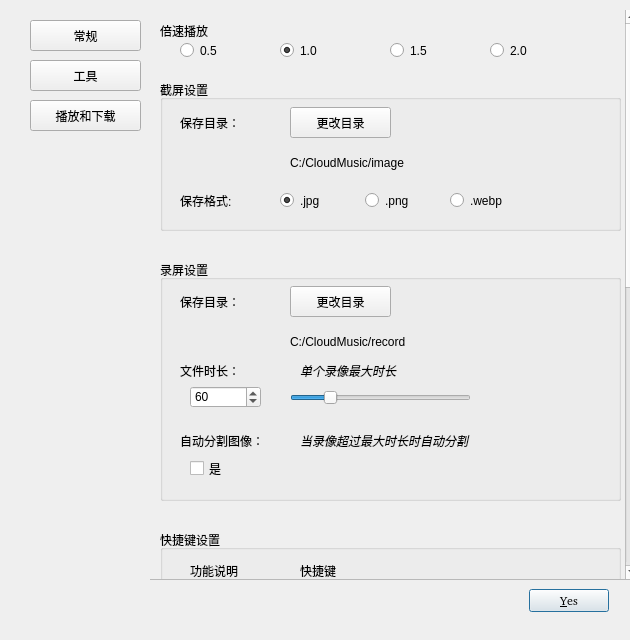
<?xml version="1.0" encoding="UTF-8"?>
<ui version="4.0">
 <class>SettingWindow</class>
 <widget class="QDialog" name="SettingWindow">
  <property name="geometry">
   <rect>
    <x>0</x>
    <y>0</y>
    <width>630</width>
    <height>640</height>
   </rect>
  </property>
  <property name="windowTitle">
   <string>Dialog</string>
  </property>
  <property name="styleSheet">
   <string notr="true"/>
  </property>
  <widget class="QDialogButtonBox" name="buttonBox">
   <property name="geometry">
    <rect>
     <x>220</x>
     <y>580</y>
     <width>389</width>
     <height>41</height>
    </rect>
   </property>
   <property name="minimumSize">
    <size>
     <width>0</width>
     <height>0</height>
    </size>
   </property>
   <property name="font">
    <font>
     <family>“Segoe UI”</family>
    </font>
   </property>
   <property name="cursor">
    <cursorShape>ArrowCursor</cursorShape>
   </property>
   <property name="mouseTracking">
    <bool>false</bool>
   </property>
   <property name="autoFillBackground">
    <bool>false</bool>
   </property>
   <property name="orientation">
    <enum>Qt::Horizontal</enum>
   </property>
   <property name="standardButtons">
    <set>QDialogButtonBox::Yes</set>
   </property>
   <property name="centerButtons">
    <bool>false</bool>
   </property>
  </widget>
  <widget class="QStackedWidget" name="stackedWidget">
   <property name="geometry">
    <rect>
     <x>150</x>
     <y>10</y>
     <width>481</width>
     <height>571</height>
    </rect>
   </property>
   <property name="currentIndex">
    <number>1</number>
   </property>
   <widget class="QWidget" name="page_1">
    <widget class="QScrollArea" name="scrollArea_3">
     <property name="geometry">
      <rect>
       <x>-1</x>
       <y>0</y>
       <width>481</width>
       <height>1150</height>
      </rect>
     </property>
     <property name="minimumSize">
      <size>
       <width>481</width>
       <height>1150</height>
      </size>
     </property>
     <property name="widgetResizable">
      <bool>true</bool>
     </property>
     <widget class="QWidget" name="page1ScrollAreaWidgetContents">
      <property name="geometry">
       <rect>
        <x>0</x>
        <y>0</y>
        <width>479</width>
        <height>1148</height>
       </rect>
      </property>
      <widget class="QWidget" name="controlCloseWidget" native="true">
       <property name="geometry">
        <rect>
         <x>10</x>
         <y>30</y>
         <width>271</width>
         <height>71</height>
        </rect>
       </property>
       <widget class="QRadioButton" name="toBottomButton">
        <property name="geometry">
         <rect>
          <x>10</x>
          <y>0</y>
          <width>211</width>
          <height>31</height>
         </rect>
        </property>
        <property name="text">
         <string>最小化到系统托盘</string>
        </property>
       </widget>
       <widget class="QRadioButton" name="toCloseButton">
        <property name="geometry">
         <rect>
          <x>10</x>
          <y>30</y>
          <width>171</width>
          <height>31</height>
         </rect>
        </property>
        <property name="autoFillBackground">
         <bool>false</bool>
        </property>
        <property name="text">
         <string>关闭TMZPlayer</string>
        </property>
        <property name="checked">
         <bool>true</bool>
        </property>
       </widget>
      </widget>
      <widget class="QLabel" name="label_5">
       <property name="geometry">
        <rect>
         <x>10</x>
         <y>10</y>
         <width>121</width>
         <height>21</height>
        </rect>
       </property>
       <property name="text">
        <string>关闭主界面：</string>
       </property>
      </widget>
      <widget class="QGroupBox" name="fontBox">
       <property name="geometry">
        <rect>
         <x>10</x>
         <y>120</y>
         <width>461</width>
         <height>161</height>
        </rect>
       </property>
       <property name="title">
        <string>字体</string>
       </property>
       <widget class="QFontComboBox" name="fontComboBox">
        <property name="geometry">
         <rect>
          <x>110</x>
          <y>30</y>
          <width>101</width>
          <height>31</height>
         </rect>
        </property>
       </widget>
       <widget class="QLabel" name="fontType">
        <property name="geometry">
         <rect>
          <x>10</x>
          <y>30</y>
          <width>91</width>
          <height>31</height>
         </rect>
        </property>
        <property name="text">
         <string>字体选择：</string>
        </property>
       </widget>
       <widget class="QLabel" name="fontSize">
        <property name="geometry">
         <rect>
          <x>10</x>
          <y>77</y>
          <width>101</width>
          <height>21</height>
         </rect>
        </property>
        <property name="text">
         <string>字体大小：</string>
        </property>
       </widget>
       <widget class="QSpinBox" name="fontSpinBox">
        <property name="geometry">
         <rect>
          <x>110</x>
          <y>70</y>
          <width>101</width>
          <height>31</height>
         </rect>
        </property>
        <property name="minimum">
         <number>9</number>
        </property>
        <property name="maximum">
         <number>26</number>
        </property>
       </widget>
       <widget class="QLabel" name="fontColor">
        <property name="geometry">
         <rect>
          <x>10</x>
          <y>120</y>
          <width>101</width>
          <height>21</height>
         </rect>
        </property>
        <property name="text">
         <string>字体颜色：</string>
        </property>
       </widget>
       <widget class="QPushButton" name="colorButton">
        <property name="geometry">
         <rect>
          <x>110</x>
          <y>120</y>
          <width>31</width>
          <height>31</height>
         </rect>
        </property>
        <property name="text">
         <string/>
        </property>
       </widget>
      </widget>
      <widget class="QGroupBox" name="uiBox">
       <property name="geometry">
        <rect>
         <x>10</x>
         <y>310</y>
         <width>461</width>
         <height>121</height>
        </rect>
       </property>
       <property name="title">
        <string>UI自定义</string>
       </property>
       <widget class="QLabel" name="defaultBack">
        <property name="geometry">
         <rect>
          <x>10</x>
          <y>30</y>
          <width>101</width>
          <height>31</height>
         </rect>
        </property>
        <property name="text">
         <string>纯色背景：</string>
        </property>
       </widget>
       <widget class="QLabel" name="chooseBack">
        <property name="geometry">
         <rect>
          <x>10</x>
          <y>77</y>
          <width>121</width>
          <height>21</height>
         </rect>
        </property>
        <property name="text">
         <string>自定义背景：</string>
        </property>
       </widget>
       <widget class="QPushButton" name="back1">
        <property name="geometry">
         <rect>
          <x>110</x>
          <y>30</y>
          <width>31</width>
          <height>31</height>
         </rect>
        </property>
        <property name="text">
         <string/>
        </property>
       </widget>
       <widget class="QPushButton" name="back2">
        <property name="geometry">
         <rect>
          <x>160</x>
          <y>30</y>
          <width>31</width>
          <height>31</height>
         </rect>
        </property>
        <property name="text">
         <string/>
        </property>
       </widget>
       <widget class="QPushButton" name="back3">
        <property name="geometry">
         <rect>
          <x>210</x>
          <y>30</y>
          <width>31</width>
          <height>31</height>
         </rect>
        </property>
        <property name="text">
         <string/>
        </property>
       </widget>
       <widget class="QPushButton" name="myBack">
        <property name="geometry">
         <rect>
          <x>130</x>
          <y>70</y>
          <width>31</width>
          <height>31</height>
         </rect>
        </property>
        <property name="text">
         <string/>
        </property>
       </widget>
      </widget>
     </widget>
    </widget>
   </widget>
   <widget class="QWidget" name="page_2">
    <property name="sizePolicy">
     <sizepolicy hsizetype="Preferred" vsizetype="Ignored">
      <horstretch>0</horstretch>
      <verstretch>0</verstretch>
     </sizepolicy>
    </property>
    <widget class="QScrollArea" name="scrollArea_2">
     <property name="geometry">
      <rect>
       <x>-1</x>
       <y>-1</y>
       <width>491</width>
       <height>571</height>
      </rect>
     </property>
     <property name="verticalScrollBarPolicy">
      <enum>Qt::ScrollBarAsNeeded</enum>
     </property>
     <property name="horizontalScrollBarPolicy">
      <enum>Qt::ScrollBarAsNeeded</enum>
     </property>
     <property name="sizeAdjustPolicy">
      <enum>QAbstractScrollArea::AdjustIgnored</enum>
     </property>
     <property name="widgetResizable">
      <bool>true</bool>
     </property>
     <widget class="QWidget" name="page2ScrollAreaWidgetContents">
      <property name="geometry">
       <rect>
        <x>0</x>
        <y>0</y>
        <width>479</width>
        <height>1170</height>
       </rect>
      </property>
      <property name="minimumSize">
       <size>
        <width>0</width>
        <height>1170</height>
       </size>
      </property>
      <widget class="QGroupBox" name="groupBox">
       <property name="geometry">
        <rect>
         <x>10</x>
         <y>70</y>
         <width>461</width>
         <height>151</height>
        </rect>
       </property>
       <property name="title">
        <string>截屏设置</string>
       </property>
       <widget class="QLabel" name="shotDirLabel">
        <property name="geometry">
         <rect>
          <x>130</x>
          <y>67</y>
          <width>331</width>
          <height>31</height>
         </rect>
        </property>
        <property name="text">
         <string>C:/CloudMusic/image</string>
        </property>
       </widget>
       <widget class="QPushButton" name="shotDirButton">
        <property name="geometry">
         <rect>
          <x>130</x>
          <y>27</y>
          <width>101</width>
          <height>31</height>
         </rect>
        </property>
        <property name="text">
         <string>更改目录</string>
        </property>
       </widget>
       <widget class="QLabel" name="label_7">
        <property name="geometry">
         <rect>
          <x>20</x>
          <y>27</y>
          <width>111</width>
          <height>31</height>
         </rect>
        </property>
        <property name="text">
         <string>保存目录：</string>
        </property>
       </widget>
       <widget class="QRadioButton" name="picPngButton">
        <property name="geometry">
         <rect>
          <x>205</x>
          <y>110</y>
          <width>91</width>
          <height>21</height>
         </rect>
        </property>
        <property name="text">
         <string>.png</string>
        </property>
       </widget>
       <widget class="QRadioButton" name="picWebpButton">
        <property name="geometry">
         <rect>
          <x>290</x>
          <y>110</y>
          <width>81</width>
          <height>21</height>
         </rect>
        </property>
        <property name="text">
         <string>.webp</string>
        </property>
       </widget>
       <widget class="QRadioButton" name="picJpgButton">
        <property name="geometry">
         <rect>
          <x>120</x>
          <y>110</y>
          <width>81</width>
          <height>21</height>
         </rect>
        </property>
        <property name="text">
         <string>.jpg</string>
        </property>
        <property name="checked">
         <bool>true</bool>
        </property>
       </widget>
       <widget class="QLabel" name="label_31">
        <property name="geometry">
         <rect>
          <x>20</x>
          <y>110</y>
          <width>71</width>
          <height>21</height>
         </rect>
        </property>
        <property name="text">
         <string>保存格式:</string>
        </property>
       </widget>
      </widget>
      <widget class="QGroupBox" name="groupBox_2">
       <property name="geometry">
        <rect>
         <x>10</x>
         <y>250</y>
         <width>461</width>
         <height>241</height>
        </rect>
       </property>
       <property name="title">
        <string>录屏设置</string>
       </property>
       <widget class="QLabel" name="label_8">
        <property name="geometry">
         <rect>
          <x>20</x>
          <y>26</y>
          <width>111</width>
          <height>31</height>
         </rect>
        </property>
        <property name="text">
         <string>保存目录：</string>
        </property>
       </widget>
       <widget class="QLabel" name="recordDirLabel">
        <property name="geometry">
         <rect>
          <x>130</x>
          <y>66</y>
          <width>331</width>
          <height>31</height>
         </rect>
        </property>
        <property name="text">
         <string>C:/CloudMusic/record</string>
        </property>
       </widget>
       <widget class="QPushButton" name="recordDirButton">
        <property name="geometry">
         <rect>
          <x>130</x>
          <y>26</y>
          <width>101</width>
          <height>31</height>
         </rect>
        </property>
        <property name="text">
         <string>更改目录</string>
        </property>
       </widget>
       <widget class="QLabel" name="label_9">
        <property name="geometry">
         <rect>
          <x>20</x>
          <y>100</y>
          <width>111</width>
          <height>21</height>
         </rect>
        </property>
        <property name="text">
         <string>文件时长：</string>
        </property>
       </widget>
       <widget class="QLabel" name="label_10">
        <property name="geometry">
         <rect>
          <x>140</x>
          <y>100</y>
          <width>191</width>
          <height>21</height>
         </rect>
        </property>
        <property name="font">
         <font>
          <family>“Segoe UI”</family>
          <italic>true</italic>
         </font>
        </property>
        <property name="text">
         <string>单个录像最大时长</string>
        </property>
       </widget>
       <widget class="QSlider" name="recordSizeSlider">
        <property name="geometry">
         <rect>
          <x>130</x>
          <y>130</y>
          <width>181</width>
          <height>16</height>
         </rect>
        </property>
        <property name="maximum">
         <number>300</number>
        </property>
        <property name="singleStep">
         <number>1</number>
        </property>
        <property name="value">
         <number>60</number>
        </property>
        <property name="sliderPosition">
         <number>60</number>
        </property>
        <property name="orientation">
         <enum>Qt::Horizontal</enum>
        </property>
       </widget>
       <widget class="QSpinBox" name="recordSizeSpinBox">
        <property name="geometry">
         <rect>
          <x>30</x>
          <y>126</y>
          <width>71</width>
          <height>22</height>
         </rect>
        </property>
        <property name="maximum">
         <number>300</number>
        </property>
        <property name="singleStep">
         <number>1</number>
        </property>
        <property name="value">
         <number>60</number>
        </property>
       </widget>
       <widget class="QLabel" name="label_12">
        <property name="geometry">
         <rect>
          <x>20</x>
          <y>170</y>
          <width>151</width>
          <height>21</height>
         </rect>
        </property>
        <property name="text">
         <string>自动分割图像：</string>
        </property>
       </widget>
       <widget class="QCheckBox" name="checkBox">
        <property name="geometry">
         <rect>
          <x>30</x>
          <y>198</y>
          <width>81</width>
          <height>21</height>
         </rect>
        </property>
        <property name="text">
         <string>是</string>
        </property>
       </widget>
       <widget class="QLabel" name="label_13">
        <property name="geometry">
         <rect>
          <x>140</x>
          <y>170</y>
          <width>301</width>
          <height>21</height>
         </rect>
        </property>
        <property name="font">
         <font>
          <family>“Segoe UI”</family>
          <italic>true</italic>
         </font>
        </property>
        <property name="text">
         <string>当录像超过最大时长时自动分割</string>
        </property>
       </widget>
      </widget>
      <widget class="QGroupBox" name="groupBox_3">
       <property name="geometry">
        <rect>
         <x>10</x>
         <y>520</y>
         <width>461</width>
         <height>631</height>
        </rect>
       </property>
       <property name="title">
        <string>快捷键设置</string>
       </property>
       <widget class="QLabel" name="label_14">
        <property name="geometry">
         <rect>
          <x>30</x>
          <y>30</y>
          <width>81</width>
          <height>21</height>
         </rect>
        </property>
        <property name="font">
         <font>
          <family>“Segoe UI”</family>
         </font>
        </property>
        <property name="text">
         <string>功能说明</string>
        </property>
       </widget>
       <widget class="QLabel" name="label_15">
        <property name="geometry">
         <rect>
          <x>140</x>
          <y>30</y>
          <width>91</width>
          <height>21</height>
         </rect>
        </property>
        <property name="font">
         <font>
          <family>“Segoe UI”</family>
         </font>
        </property>
        <property name="text">
         <string>快捷键</string>
        </property>
       </widget>
       <widget class="QLabel" name="label_16">
        <property name="geometry">
         <rect>
          <x>30</x>
          <y>60</y>
          <width>111</width>
          <height>21</height>
         </rect>
        </property>
        <property name="text">
         <string>播放/暂停</string>
        </property>
       </widget>
       <widget class="MyLineEdit" name="actionShortcutEdit">
        <property name="geometry">
         <rect>
          <x>120</x>
          <y>60</y>
          <width>113</width>
          <height>20</height>
         </rect>
        </property>
        <property name="text">
         <string/>
        </property>
       </widget>
       <widget class="MyLineEdit" name="lastShortcutEdit">
        <property name="geometry">
         <rect>
          <x>120</x>
          <y>100</y>
          <width>113</width>
          <height>20</height>
         </rect>
        </property>
       </widget>
       <widget class="QLabel" name="label_17">
        <property name="geometry">
         <rect>
          <x>30</x>
          <y>100</y>
          <width>91</width>
          <height>21</height>
         </rect>
        </property>
        <property name="text">
         <string>上一个</string>
        </property>
       </widget>
       <widget class="QLabel" name="label_18">
        <property name="geometry">
         <rect>
          <x>30</x>
          <y>140</y>
          <width>91</width>
          <height>21</height>
         </rect>
        </property>
        <property name="text">
         <string>下一个</string>
        </property>
       </widget>
       <widget class="MyLineEdit" name="nextShortcutEdit">
        <property name="geometry">
         <rect>
          <x>120</x>
          <y>140</y>
          <width>113</width>
          <height>20</height>
         </rect>
        </property>
       </widget>
       <widget class="MyLineEdit" name="louderShortcutEdit">
        <property name="geometry">
         <rect>
          <x>120</x>
          <y>180</y>
          <width>113</width>
          <height>20</height>
         </rect>
        </property>
       </widget>
       <widget class="MyLineEdit" name="lowerShortcutEdit">
        <property name="geometry">
         <rect>
          <x>120</x>
          <y>220</y>
          <width>113</width>
          <height>20</height>
         </rect>
        </property>
       </widget>
       <widget class="QLabel" name="label_19">
        <property name="geometry">
         <rect>
          <x>30</x>
          <y>180</y>
          <width>91</width>
          <height>21</height>
         </rect>
        </property>
        <property name="text">
         <string>音量加</string>
        </property>
       </widget>
       <widget class="QLabel" name="label_20">
        <property name="geometry">
         <rect>
          <x>30</x>
          <y>220</y>
          <width>91</width>
          <height>21</height>
         </rect>
        </property>
        <property name="text">
         <string>音量减</string>
        </property>
       </widget>
       <widget class="QLabel" name="label_11">
        <property name="geometry">
         <rect>
          <x>30</x>
          <y>260</y>
          <width>91</width>
          <height>21</height>
         </rect>
        </property>
        <property name="text">
         <string>静音/复音</string>
        </property>
       </widget>
       <widget class="QLabel" name="label_24">
        <property name="geometry">
         <rect>
          <x>30</x>
          <y>300</y>
          <width>51</width>
          <height>21</height>
         </rect>
        </property>
        <property name="text">
         <string>快进</string>
        </property>
       </widget>
       <widget class="QLabel" name="label_25">
        <property name="geometry">
         <rect>
          <x>30</x>
          <y>340</y>
          <width>61</width>
          <height>20</height>
         </rect>
        </property>
        <property name="text">
         <string>快退</string>
        </property>
       </widget>
       <widget class="QLabel" name="label_26">
        <property name="geometry">
         <rect>
          <x>30</x>
          <y>540</y>
          <width>61</width>
          <height>21</height>
         </rect>
        </property>
        <property name="text">
         <string>截图</string>
        </property>
       </widget>
       <widget class="QLabel" name="label_27">
        <property name="geometry">
         <rect>
          <x>30</x>
          <y>460</y>
          <width>91</width>
          <height>21</height>
         </rect>
        </property>
        <property name="text">
         <string>打开文件</string>
        </property>
       </widget>
       <widget class="QLabel" name="label_28">
        <property name="geometry">
         <rect>
          <x>30</x>
          <y>500</y>
          <width>81</width>
          <height>21</height>
         </rect>
        </property>
        <property name="text">
         <string>停止/关闭</string>
        </property>
       </widget>
       <widget class="QLabel" name="label_29">
        <property name="geometry">
         <rect>
          <x>30</x>
          <y>380</y>
          <width>61</width>
          <height>16</height>
         </rect>
        </property>
        <property name="text">
         <string>亮度增</string>
        </property>
       </widget>
       <widget class="QLabel" name="label_30">
        <property name="geometry">
         <rect>
          <x>30</x>
          <y>420</y>
          <width>61</width>
          <height>21</height>
         </rect>
        </property>
        <property name="text">
         <string>亮度减</string>
        </property>
       </widget>
       <widget class="MyLineEdit" name="volumeOnOffEdit">
        <property name="geometry">
         <rect>
          <x>120</x>
          <y>260</y>
          <width>113</width>
          <height>20</height>
         </rect>
        </property>
       </widget>
       <widget class="MyLineEdit" name="speedUpScreenEdit">
        <property name="geometry">
         <rect>
          <x>120</x>
          <y>300</y>
          <width>113</width>
          <height>20</height>
         </rect>
        </property>
       </widget>
       <widget class="MyLineEdit" name="speedDownScreenEdit">
        <property name="geometry">
         <rect>
          <x>120</x>
          <y>340</y>
          <width>113</width>
          <height>20</height>
         </rect>
        </property>
       </widget>
       <widget class="MyLineEdit" name="luminUpEdit">
        <property name="geometry">
         <rect>
          <x>120</x>
          <y>380</y>
          <width>113</width>
          <height>20</height>
         </rect>
        </property>
       </widget>
       <widget class="MyLineEdit" name="luminDownEdit">
        <property name="geometry">
         <rect>
          <x>120</x>
          <y>420</y>
          <width>113</width>
          <height>20</height>
         </rect>
        </property>
       </widget>
       <widget class="MyLineEdit" name="openFileEdit">
        <property name="geometry">
         <rect>
          <x>120</x>
          <y>460</y>
          <width>113</width>
          <height>20</height>
         </rect>
        </property>
       </widget>
       <widget class="MyLineEdit" name="closeFileEdit">
        <property name="geometry">
         <rect>
          <x>120</x>
          <y>500</y>
          <width>113</width>
          <height>20</height>
         </rect>
        </property>
       </widget>
       <widget class="MyLineEdit" name="screenShotEdit">
        <property name="geometry">
         <rect>
          <x>120</x>
          <y>540</y>
          <width>113</width>
          <height>20</height>
         </rect>
        </property>
       </widget>
       <widget class="QLabel" name="label_21">
        <property name="geometry">
         <rect>
          <x>30</x>
          <y>580</y>
          <width>61</width>
          <height>16</height>
         </rect>
        </property>
        <property name="text">
         <string>录屏</string>
        </property>
       </widget>
       <widget class="MyLineEdit" name="screenRecordEdit">
        <property name="geometry">
         <rect>
          <x>120</x>
          <y>580</y>
          <width>113</width>
          <height>20</height>
         </rect>
        </property>
       </widget>
      </widget>
      <widget class="QWidget" name="widget_2" native="true">
       <property name="geometry">
        <rect>
         <x>10</x>
         <y>10</y>
         <width>461</width>
         <height>51</height>
        </rect>
       </property>
       <widget class="QLabel" name="label_6">
        <property name="geometry">
         <rect>
          <x>0</x>
          <y>0</y>
          <width>81</width>
          <height>21</height>
         </rect>
        </property>
        <property name="text">
         <string>倍速播放</string>
        </property>
       </widget>
       <widget class="QRadioButton" name="radioButton">
        <property name="geometry">
         <rect>
          <x>20</x>
          <y>20</y>
          <width>71</width>
          <height>21</height>
         </rect>
        </property>
        <property name="text">
         <string>0.5</string>
        </property>
       </widget>
       <widget class="QRadioButton" name="radioButton_2">
        <property name="geometry">
         <rect>
          <x>120</x>
          <y>20</y>
          <width>71</width>
          <height>21</height>
         </rect>
        </property>
        <property name="text">
         <string>1.0</string>
        </property>
        <property name="checked">
         <bool>true</bool>
        </property>
       </widget>
       <widget class="QRadioButton" name="radioButton_3">
        <property name="geometry">
         <rect>
          <x>230</x>
          <y>20</y>
          <width>71</width>
          <height>21</height>
         </rect>
        </property>
        <property name="text">
         <string>1.5</string>
        </property>
       </widget>
       <widget class="QRadioButton" name="radioButton_4">
        <property name="geometry">
         <rect>
          <x>330</x>
          <y>20</y>
          <width>81</width>
          <height>21</height>
         </rect>
        </property>
        <property name="text">
         <string>2.0</string>
        </property>
       </widget>
      </widget>
     </widget>
    </widget>
   </widget>
   <widget class="QWidget" name="page_3">
    <widget class="QScrollArea" name="scrollArea">
     <property name="geometry">
      <rect>
       <x>0</x>
       <y>0</y>
       <width>481</width>
       <height>571</height>
      </rect>
     </property>
     <property name="frameShape">
      <enum>QFrame::NoFrame</enum>
     </property>
     <property name="lineWidth">
      <number>0</number>
     </property>
     <property name="widgetResizable">
      <bool>true</bool>
     </property>
     <widget class="QWidget" name="page3ScrollAreaWidgetContents">
      <property name="geometry">
       <rect>
        <x>0</x>
        <y>0</y>
        <width>481</width>
        <height>571</height>
       </rect>
      </property>
      <widget class="QGroupBox" name="playBox">
       <property name="geometry">
        <rect>
         <x>10</x>
         <y>10</y>
         <width>461</width>
         <height>241</height>
        </rect>
       </property>
       <property name="title">
        <string>播放设置</string>
       </property>
       <widget class="QLabel" name="label">
        <property name="geometry">
         <rect>
          <x>20</x>
          <y>100</y>
          <width>81</width>
          <height>31</height>
         </rect>
        </property>
        <property name="text">
         <string>画质选择：</string>
        </property>
       </widget>
       <widget class="QWidget" name="pixelWidget_2" native="true">
        <property name="geometry">
         <rect>
          <x>90</x>
          <y>85</y>
          <width>261</width>
          <height>61</height>
         </rect>
        </property>
        <layout class="QHBoxLayout" name="horizontalLayout">
         <item>
          <widget class="QRadioButton" name="lv1Button_2">
           <property name="text">
            <string>普通</string>
           </property>
           <property name="checked">
            <bool>true</bool>
           </property>
          </widget>
         </item>
         <item>
          <widget class="QRadioButton" name="lv2Button_2">
           <property name="text">
            <string>清晰</string>
           </property>
          </widget>
         </item>
         <item>
          <widget class="QRadioButton" name="lv3Button_2">
           <property name="text">
            <string>高清</string>
           </property>
          </widget>
         </item>
        </layout>
       </widget>
       <widget class="QLabel" name="label_2">
        <property name="geometry">
         <rect>
          <x>20</x>
          <y>155</y>
          <width>111</width>
          <height>31</height>
         </rect>
        </property>
        <property name="text">
         <string>媒体库目录：</string>
        </property>
       </widget>
       <widget class="QLabel" name="playDirLabel">
        <property name="geometry">
         <rect>
          <x>130</x>
          <y>195</y>
          <width>331</width>
          <height>31</height>
         </rect>
        </property>
        <property name="text">
         <string>C:/CloudMusic</string>
        </property>
       </widget>
       <widget class="QPushButton" name="palyDirButton">
        <property name="geometry">
         <rect>
          <x>130</x>
          <y>155</y>
          <width>101</width>
          <height>31</height>
         </rect>
        </property>
        <property name="text">
         <string>更改目录</string>
        </property>
       </widget>
       <widget class="QLabel" name="label_22">
        <property name="geometry">
         <rect>
          <x>20</x>
          <y>30</y>
          <width>131</width>
          <height>31</height>
         </rect>
        </property>
        <property name="text">
         <string>快进/快退时长:</string>
        </property>
       </widget>
       <widget class="QLabel" name="label_23">
        <property name="geometry">
         <rect>
          <x>150</x>
          <y>30</y>
          <width>181</width>
          <height>31</height>
         </rect>
        </property>
        <property name="font">
         <font>
          <italic>true</italic>
         </font>
        </property>
        <property name="text">
         <string>单次快进快退时长限制。</string>
        </property>
       </widget>
       <widget class="QSpinBox" name="quickMoveSpinBox">
        <property name="geometry">
         <rect>
          <x>30</x>
          <y>60</y>
          <width>42</width>
          <height>22</height>
         </rect>
        </property>
       </widget>
       <widget class="QSlider" name="quickMoveSlider">
        <property name="geometry">
         <rect>
          <x>110</x>
          <y>62</y>
          <width>160</width>
          <height>16</height>
         </rect>
        </property>
        <property name="orientation">
         <enum>Qt::Horizontal</enum>
        </property>
       </widget>
      </widget>
      <widget class="QGroupBox" name="downloadBox">
       <property name="geometry">
        <rect>
         <x>10</x>
         <y>280</y>
         <width>461</width>
         <height>181</height>
        </rect>
       </property>
       <property name="title">
        <string>下载设置</string>
       </property>
       <widget class="QLabel" name="label_3">
        <property name="geometry">
         <rect>
          <x>20</x>
          <y>40</y>
          <width>81</width>
          <height>21</height>
         </rect>
        </property>
        <property name="text">
         <string>画质选择：</string>
        </property>
       </widget>
       <widget class="QWidget" name="pixelWidget" native="true">
        <property name="geometry">
         <rect>
          <x>90</x>
          <y>20</y>
          <width>261</width>
          <height>61</height>
         </rect>
        </property>
        <layout class="QHBoxLayout" name="horizontalLayout_2">
         <item>
          <widget class="QRadioButton" name="lv1Button">
           <property name="text">
            <string>普通</string>
           </property>
           <property name="checked">
            <bool>true</bool>
           </property>
          </widget>
         </item>
         <item>
          <widget class="QRadioButton" name="lv2Button">
           <property name="text">
            <string>清晰</string>
           </property>
          </widget>
         </item>
         <item>
          <widget class="QRadioButton" name="lv3Button">
           <property name="text">
            <string>高清</string>
           </property>
          </widget>
         </item>
        </layout>
       </widget>
       <widget class="QLabel" name="label_4">
        <property name="geometry">
         <rect>
          <x>20</x>
          <y>96</y>
          <width>91</width>
          <height>21</height>
         </rect>
        </property>
        <property name="text">
         <string>下载目录：</string>
        </property>
       </widget>
       <widget class="QLabel" name="downloadDirLabel">
        <property name="geometry">
         <rect>
          <x>110</x>
          <y>130</y>
          <width>341</width>
          <height>31</height>
         </rect>
        </property>
        <property name="text">
         <string>C:/CloudMusic</string>
        </property>
       </widget>
       <widget class="QPushButton" name="downloadDirButton">
        <property name="geometry">
         <rect>
          <x>110</x>
          <y>90</y>
          <width>101</width>
          <height>31</height>
         </rect>
        </property>
        <property name="text">
         <string>更改目录</string>
        </property>
       </widget>
      </widget>
     </widget>
    </widget>
   </widget>
  </widget>
  <widget class="QWidget" name="widget" native="true">
   <property name="geometry">
    <rect>
     <x>10</x>
     <y>10</y>
     <width>141</width>
     <height>131</height>
    </rect>
   </property>
   <property name="autoFillBackground">
    <bool>false</bool>
   </property>
   <widget class="QPushButton" name="pushButton_1">
    <property name="geometry">
     <rect>
      <x>20</x>
      <y>10</y>
      <width>111</width>
      <height>31</height>
     </rect>
    </property>
    <property name="font">
     <font>
      <family>“Segoe UI”</family>
     </font>
    </property>
    <property name="styleSheet">
     <string notr="true"/>
    </property>
    <property name="text">
     <string>常规</string>
    </property>
   </widget>
   <widget class="QPushButton" name="pushButton_2">
    <property name="geometry">
     <rect>
      <x>20</x>
      <y>50</y>
      <width>111</width>
      <height>31</height>
     </rect>
    </property>
    <property name="font">
     <font>
      <family>“Segoe UI”</family>
     </font>
    </property>
    <property name="text">
     <string>工具</string>
    </property>
   </widget>
   <widget class="QPushButton" name="pushButton_3">
    <property name="geometry">
     <rect>
      <x>20</x>
      <y>90</y>
      <width>111</width>
      <height>31</height>
     </rect>
    </property>
    <property name="font">
     <font>
      <family>“Segoe UI”</family>
     </font>
    </property>
    <property name="text">
     <string>播放和下载</string>
    </property>
   </widget>
  </widget>
 </widget>
 <customwidgets>
  <customwidget>
   <class>MyLineEdit</class>
   <extends>QLineEdit</extends>
   <header>mylineedit.h</header>
  </customwidget>
 </customwidgets>
 <resources/>
 <connections>
  <connection>
   <sender>buttonBox</sender>
   <signal>accepted()</signal>
   <receiver>SettingWindow</receiver>
   <slot>accept()</slot>
   <hints>
    <hint type="sourcelabel">
     <x>248</x>
     <y>254</y>
    </hint>
    <hint type="destinationlabel">
     <x>157</x>
     <y>274</y>
    </hint>
   </hints>
  </connection>
  <connection>
   <sender>buttonBox</sender>
   <signal>rejected()</signal>
   <receiver>SettingWindow</receiver>
   <slot>reject()</slot>
   <hints>
    <hint type="sourcelabel">
     <x>316</x>
     <y>260</y>
    </hint>
    <hint type="destinationlabel">
     <x>286</x>
     <y>274</y>
    </hint>
   </hints>
  </connection>
 </connections>
</ui>
